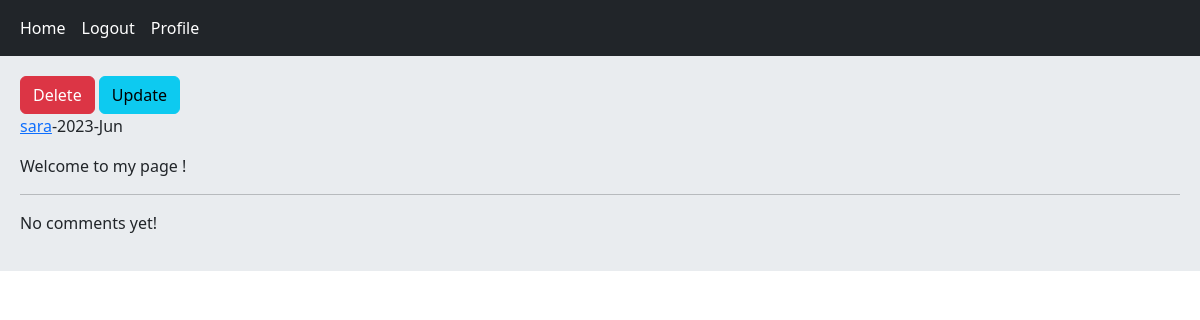
Before: /home/post/5/welcome-to-my-page (signed in) with the older database file.
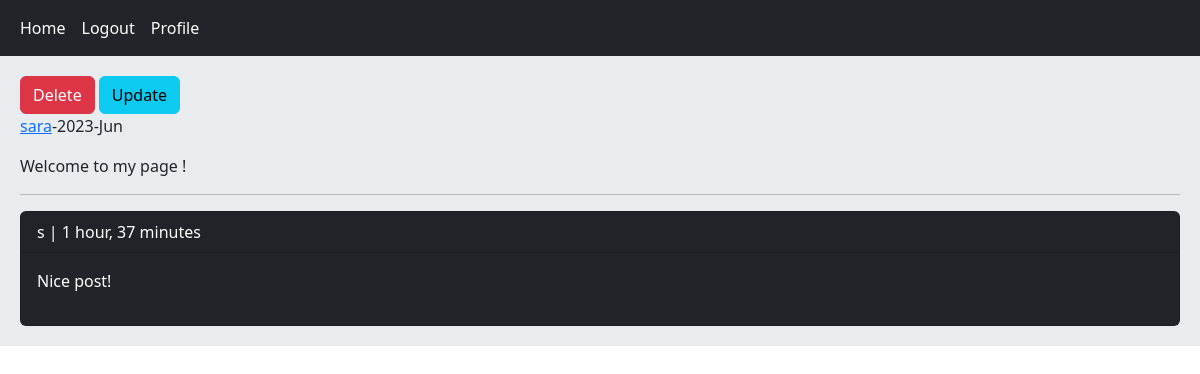
After: the same page with the newer database file.
### home/models.py (models this page shows, shortened)
class Post(models.Model):
    user = models.ForeignKey(User, on_delete=models.CASCADE ,related_name='posts')
    body = models.TextField()
    slug = models.SlugField()
    created = models.DateTimeField(auto_now_add=True)
    updated = models.DateTimeField(auto_now=True)
    class Meta:
        ordering = ('-created',)

class Comment(models.Model):
    user =     models.ForeignKey(User, on_delete=models.CASCADE ,related_name='ucomments')
    post =     models.ForeignKey(Post, on_delete=models.CASCADE ,related_name='pcomments')
    reply =    models.ForeignKey('self', on_delete=models.CASCADE ,related_name='rcomments',blank=True,null=True)
    is_reply = models.BooleanField(default=False)
    body =     models.TextField(max_length=400)
    created =  models.DateTimeField(auto_now_add=True)

### home/views.py (the view)
# urls.py: path('post/<int:post_id>/<slug:post_slug>', views.PostDetailView.as_view() , name='post_detail'),
class PostDetailView(View):
    def get(self,request,post_id,post_slug):
        post = get_object_or_404(Post, pk=post_id, slug=post_slug)
        comments = post.pcomments.filter(is_reply=False)
        return render(request, 'home/detail.html',{
            'post':post,
            'comments':comments
            })

### home/templates/home/detail.html
{% extends 'base.html' %}
{% block content %}
    {% if request.user.id == post.user.id %}
        <a href="{% url 'home:post_delete' post.id %}" class="btn btn-danger">Delete</a>
        <a href="{% url 'home:post_update' post.id %}" class="btn btn-info">Update</a>
    {% endif %}
    <p><a href="{% url 'accounts:user_profile' post.user.id %}">{{ post.user.username }}</a>-{{ post.updated|date:"Y-M" }}</p>
    <p>{{ post.body }}</p>
    <hr>
    {% for comment in comments %}
        <div class="card bg-dark text-white">
            <p class="card-header">{{comment.user}} | {{comment.created|timesince}}</p>
            <p class="card-body">{{comment.body}}</p>
        </div>
    {% empty %}
        <p>No comments yet!</p>
    {% endfor %}
{% endblock %}

### templates/base.html (shortened to what this page needs)
<!DOCTYPE html>
<html lang="en">
<head>
    <link href="https://cdn.jsdelivr.net/npm/bootstrap@5.3.0/dist/css/bootstrap.min.css" rel="stylesheet">
</head>
<body>
    {% include 'inc/navbar.html' %}
    <div class="jumbotron">
        {% block content %}
        {% endblock %}
    </div>
</body>
</html>

### templates/inc/navbar.html
<nav class="navbar navbar-expand-lg navbar-dark bg-dark">
    <div class="container-fluid">
        <div class="navbar-nav">
          <a class="nav-link active" href="{% url 'home:index' %}">Home</a>
          {% if request.user.is_authenticated %}
          <a class="nav-link active" href="{% url 'accounts:user_logout' %}">Logout</a>
          <a class="nav-link active" href="{% url 'accounts:user_profile' request.user.id %}">Profile</a>
          {% else %}
          <a class="nav-link active" href="{% url 'accounts:user_register' %}">Register</a>
          <a class="nav-link active" href="{% url 'accounts:user_login' %}">Login</a>
          {% endif %}
        </div>
    </div>
</nav>

### templates/base.html (style rules this page uses)
.jumbotron { padding: 20px; margin-bottom: 20px; background-color: #e9ecef; }

Changed rows visible on the page:
added Comment: user "s", created "1 hour, 37 minutes", body "Nice post!"
Other visible differences:
text no longer shown: "No comments yet!"
